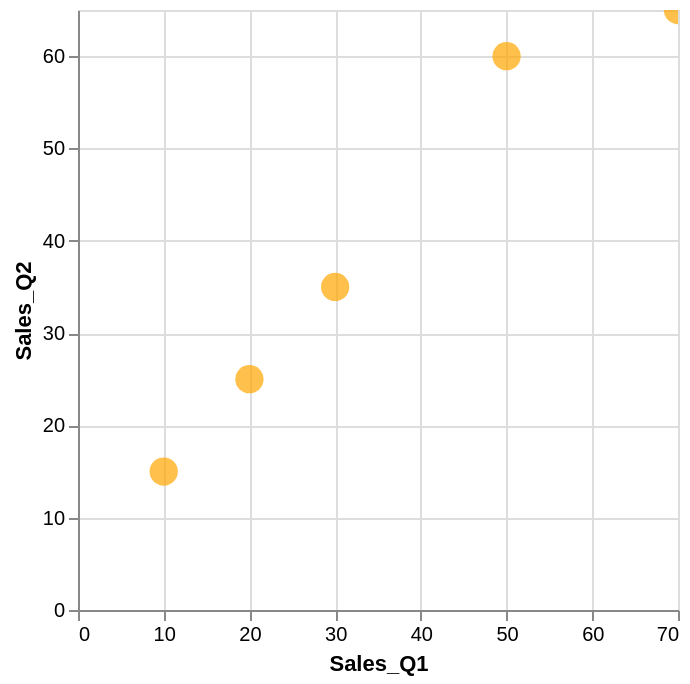

Source (notebook cell):
### Code cell
alt.Chart(fruit_data).mark_circle(size=200, color='orange').encode(
    x='Sales_Q1',
    y='Sales_Q2',
    tooltip=['Fruit', 'Sales_Q1', 'Sales_Q2']
).interactive()

### Figure 1 — Vega-Lite specification as saved in the notebook (floating-point values rounded to 4 significant figures)
{"config": {"view": {"continuousWidth": 300, "continuousHeight": 300}}, "data": {"name": "data-ad2a2585707b93ab1045f78f8d2ee2e1"}, "mark": {"type": "circle", "color": "orange", "size": 200}, "encoding": {"tooltip": [{"field": "Fruit", "type": "nominal"}, {"field": "Sales_Q1", "type": "quantitative"}, {"field": "Sales_Q2", "type": "quantitative"}], "x": {"field": "Sales_Q1", "type": "quantitative"}, "y": {"field": "Sales_Q2", "type": "quantitative"}}, "params": [{"name": "param_1e9efca18e7a2868", "select": {"type": "interval", "encodings": ["x", "y"]}, "bind": "scales"}], "$schema": "https://vega.github.io/schema/vega-lite/v6.1.0.json", "datasets": {"data-ad2a2585707b93ab1045f78f8d2ee2e1": [{"Fruit": "Apple", "Sales_Q1": 50, "Sales_Q2": 60}, {"Fruit": "Banana", "Sales_Q1": 70, "Sales_Q2": 65}, {"Fruit": "Cherry", "Sales_Q1": 30, "Sales_Q2": 35}, {"Fruit": "Date", "Sales_Q1": 20, "Sales_Q2": 25}, {"Fruit": "Elderberry", "Sales_Q1": 10, "Sales_Q2": 15}]}}
